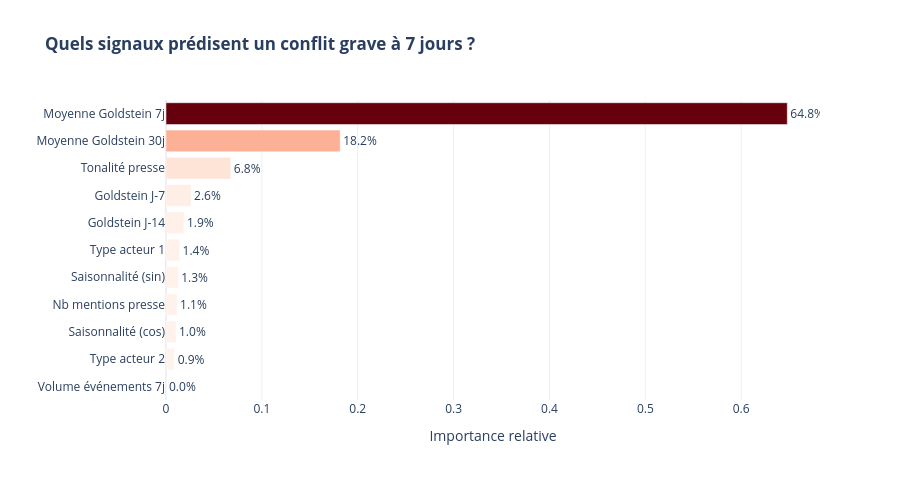

Write notebook code for a chart like this one.
### Markdown cell above
## 7. Feature importance — ce que le modèle apprend

### Code cell
feat_imp = pd.DataFrame({
    'feature': features,
    'importance': rf.feature_importances_
}).sort_values('importance', ascending=False)

# Renommage lisible
feature_labels = {
    'Actor1Type1Code_enc': 'Type acteur 1',
    'Actor2Type1Code_enc': 'Type acteur 2',
    'AvgTone': 'Tonalité presse',
    'NumMentions': 'Nb mentions presse',
    'goldstein_lag_7d': 'Goldstein J-7',
    'goldstein_lag_14d': 'Goldstein J-14',
    'goldstein_roll_7d': 'Moyenne Goldstein 7j',
    'goldstein_roll_30d': 'Moyenne Goldstein 30j',
    'month_sin': 'Saisonnalité (sin)',
    'month_cos': 'Saisonnalité (cos)',
    'event_count_7d': 'Volume événements 7j',
}
feat_imp['feature_label'] = feat_imp['feature'].map(feature_labels).fillna(feat_imp['feature'])

fig_imp = px.bar(
    feat_imp,
    x='importance',
    y='feature_label',
    orientation='h',
    title='<b>Quels signaux prédisent un conflit grave à 7 jours ?</b>',
    height=480,
    color='importance',
    color_continuous_scale='Reds',
    text=feat_imp['importance'].apply(lambda x: f'{x*100:.1f}%')
)
fig_imp.update_layout(
    yaxis={'categoryorder': 'total ascending', 'title': ''},
    xaxis={'title': 'Importance relative'},
    showlegend=False,
    coloraxis_showscale=False,
    template='plotly_white',
)
fig_imp.update_traces(textposition='outside')
fig_imp.show()

# Insight pour le pitch
top1 = feat_imp.iloc[0]
top3 = feat_imp.head(3)['feature_label'].tolist()

print("\n" + "=" * 60)
print("  TOP FEATURES — l'histoire que raconte le modèle")
print("=" * 60)
print(feat_imp[['feature_label', 'importance']].head(10).to_string(index=False))
print("=" * 60)
print(f"\n→ Signal #1 : {top1['feature_label']} ({top1['importance']*100:.1f}%)")
print(f"→ Top 3     : {', '.join(top3)}")

### Figure 1 — Plotly figure (JSON) as saved in the notebook; plotly's stock layout.template omitted (floating-point values rounded to 4 significant figures)
{"data": [{"alignmentgroup": "True", "hovertemplate": "importance=%{marker.color}<br>feature_label=%{y}<br>text=%{text}<extra></extra>", "legendgroup": "", "marker": {"color": [0.6481, 0.1817, 0.06757, 0.02613, 0.01871, 0.01413, 0.0127, 0.01148, 0.01043, 0.009066, 0], "coloraxis": "coloraxis", "pattern": {"shape": ""}}, "name": "", "offsetgroup": "", "orientation": "h", "showlegend": false, "text": ["64.8%", "18.2%", "6.8%", "2.6%", "1.9%", "1.4%", "1.3%", "1.1%", "1.0%", "0.9%", "0.0%"], "textposition": "outside", "type": "bar", "x": [0.6481, 0.1817, 0.06757, 0.02613, 0.01871, 0.01413, 0.0127, 0.01148, 0.01043, 0.009066, 0], "xaxis": "x", "y": ["Moyenne Goldstein 7j", "Moyenne Goldstein 30j", "Tonalité presse", "Goldstein J-7", "Goldstein J-14", "Type acteur 1", "Saisonnalité (sin)", "Nb mentions presse", "Saisonnalité (cos)", "Type acteur 2", "Volume événements 7j"], "yaxis": "y"}], "layout": {"barmode": "relative", "coloraxis": {"colorbar": {"title": {"text": "importance"}}, "colorscale": [[0, "rgb(255,245,240)"], [0.125, "rgb(254,224,210)"], [0.25, "rgb(252,187,161)"], [0.375, "rgb(252,146,114)"], [0.5, "rgb(251,106,74)"], [0.625, "rgb(239,59,44)"], [0.75, "rgb(203,24,29)"], [0.875, "rgb(165,15,21)"], [1, "rgb(103,0,13)"]], "showscale": false}, "height": 480, "legend": {"tracegroupgap": 0}, "showlegend": false, "title": {"text": "<b>Quels signaux prédisent un conflit grave à 7 jours ?</b>"}, "xaxis": {"anchor": "y", "domain": [0, 1], "title": {"text": "Importance relative"}}, "yaxis": {"anchor": "x", "categoryorder": "total ascending", "domain": [0, 1], "title": {"text": ""}}}}
